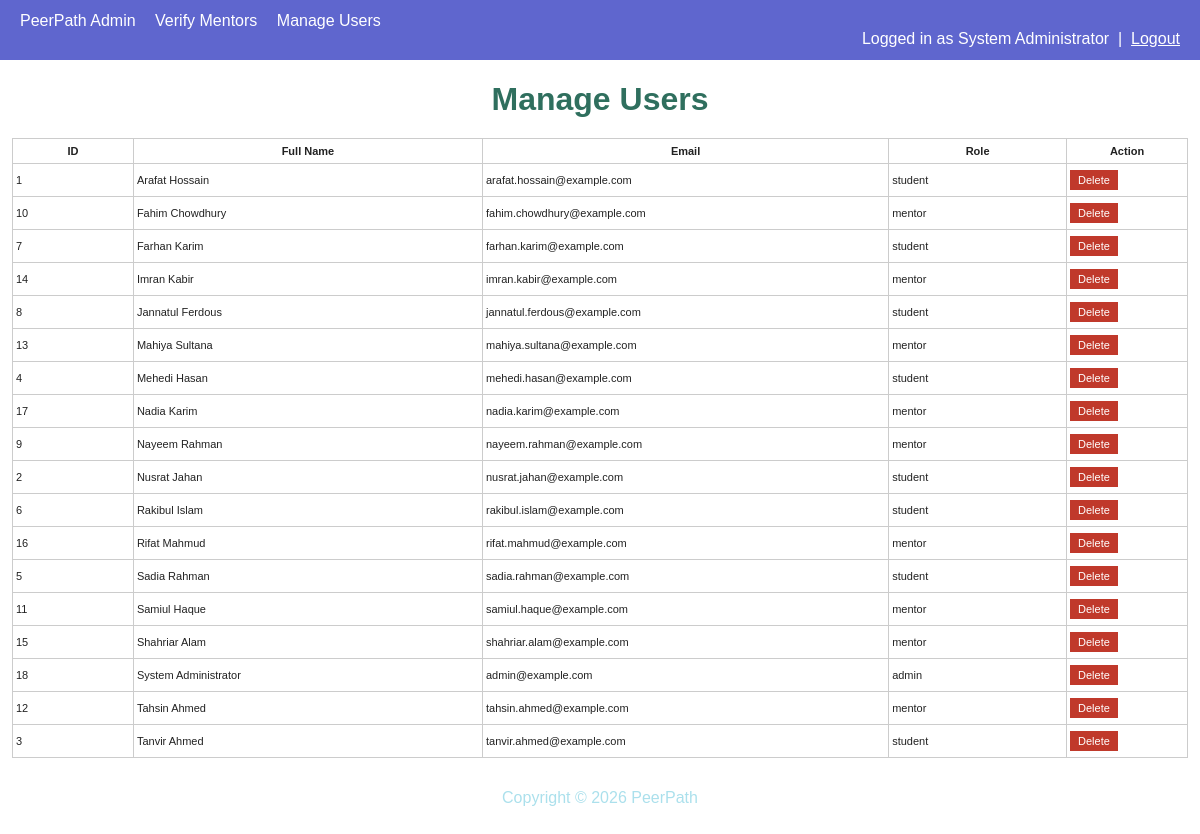
The app's page /admin_manage_users.php (signed in) with its own data.
### tables this page shows
CREATE TABLE users (
    user_id     INT AUTO_INCREMENT PRIMARY KEY,
    full_name   VARCHAR(100) NOT NULL,
    email       VARCHAR(150) NOT NULL UNIQUE,
    password    VARCHAR(255) NOT NULL,
    role        ENUM('student', 'mentor', 'admin') NOT NULL,
    created_at  TIMESTAMP DEFAULT CURRENT_TIMESTAMP
);

### admin_manage_users.php (the view, shortened to what this page needs)
<?php
include("db.php");
$sql = "SELECT user_id, full_name, email, role FROM users ORDER BY full_name ASC";
$result = mysqli_query($conn, $sql);
?>
<!DOCTYPE html>
<html>
<head>
    <link rel="stylesheet" href="style.css">
</head>
<body>
<div class="navbar">
    <div class="nav-links">
        <a href="admin_dashboard.php">PeerPath Admin</a>
        <a href="admin_verify_mentors.php">Verify Mentors</a>
        <a href="admin_manage_users.php">Manage Users</a>
    </div>
    <div class="nav-user">
        Logged in as <?php echo htmlspecialchars($_SESSION["full_name"]); ?>
        &nbsp;|&nbsp;
        <a href="logout.php">Logout</a>
    </div>
</div>
<div class="container" style="max-width: 98%; width: 100%;">
    <h1 style="text-align: center; color: #2f6f5e; margin-bottom: 20px;">Manage Users</h1>
    <table class="table-basic" style="width: 100%; margin: 0 auto; table-layout: fixed;">
        <tr>
            <th style="width: 10%;">ID</th>
            <th style="width: 30%;">Full Name</th>
            <th style="width: 35%;">Email</th>
            <th style="width: 15%;">Role</th>
            <th style="width: 10%;">Action</th>
        </tr>
        <?php while ($row = mysqli_fetch_assoc($result)): ?>
        <tr>
            <td><?php echo htmlspecialchars($row["user_id"]); ?></td>
            <td><?php echo htmlspecialchars($row["full_name"]); ?></td>
            <td><?php echo htmlspecialchars($row["email"]); ?></td>
            <td><?php echo htmlspecialchars($row["role"]); ?></td>
            <td>
                <form method="post" onsubmit="return confirm('Are you sure you want to delete this user?');" style="margin: 0;">
                    <input type="submit" value="Delete" class="btn btn-danger" style="padding: 4px 8px; font-size: 11px;">
                </form>
            </td>
        </tr>
<?php endwhile; ?>
    </table>
</div>
<p class="site-footer">Copyright &copy; <?php echo date("Y"); ?> PeerPath</p>
</body>
</html>

### style.css (style rules this page uses)
body { font-family: Arial, sans-serif; background-color: #ffffff; color: #222222; margin: 0; }
h1, h2, h3 { text-align: center; color: #60a9e4; }
a { color: #62bad7; }
.container { width: 98%; max-width: 100%; margin: 10px auto; }
.navbar { overflow: hidden; background-color: #5f66ce; padding: 12px 20px; }
.navbar .nav-links a { color: white; margin-right: 15px; text-decoration: none; }
.navbar .nav-user { color: white; float: right; }
.navbar .nav-user a { color: white; }
.btn { display: inline-block; padding: 8px 16px; background-color: #226ba7; color: white; border: none; text-decoration: none; cursor: pointer; }
.btn-danger { background-color: #c0392b; }
.table-basic { width: 100%; border-collapse: collapse; background-color: white; table-layout: fixed; }
.table-basic th, .table-basic td { border: 1px solid #cccccc; padding: 6px 3px; font-size: 11px; word-wrap: break-word; overflow: hidden; }
.site-footer { text-align: center; padding: 15px; color: #abe0ec; }

### records on screen
users: user_id "1", full_name "Arafat Hossain", email "arafat.hossain@example.com", role "student"
users: user_id "10", full_name "Fahim Chowdhury", email "fahim.chowdhury@example.com", role "mentor"
users: user_id "7", full_name "Farhan Karim", email "farhan.karim@example.com", role "student"
users: user_id "14", full_name "Imran Kabir", email "imran.kabir@example.com", role "mentor"
users: user_id "8", full_name "Jannatul Ferdous", email "jannatul.ferdous@example.com", role "student"
users: user_id "13", full_name "Mahiya Sultana", email "mahiya.sultana@example.com", role "mentor"
users: user_id "4", full_name "Mehedi Hasan", email "mehedi.hasan@example.com", role "student"
users: user_id "17", full_name "Nadia Karim", email "nadia.karim@example.com", role "mentor"
users: user_id "9", full_name "Nayeem Rahman", email "nayeem.rahman@example.com", role "mentor"
users: user_id "2", full_name "Nusrat Jahan", email "nusrat.jahan@example.com", role "student"
users: user_id "6", full_name "Rakibul Islam", email "rakibul.islam@example.com", role "student"
users: user_id "16", full_name "Rifat Mahmud", email "rifat.mahmud@example.com", role "mentor"
users: user_id "5", full_name "Sadia Rahman", email "sadia.rahman@example.com", role "student"
users: user_id "11", full_name "Samiul Haque", email "samiul.haque@example.com", role "mentor"
users: user_id "15", full_name "Shahriar Alam", email "shahriar.alam@example.com", role "mentor"
users: user_id "18", full_name "System Administrator", email "admin@example.com", role "admin"
users: user_id "12", full_name "Tahsin Ahmed", email "tahsin.ahmed@example.com", role "mentor"
users: user_id "3", full_name "Tanvir Ahmed", email "tanvir.ahmed@example.com", role "student"

### other values on screen
$_SESSION["full_name"] "System Administrator"
